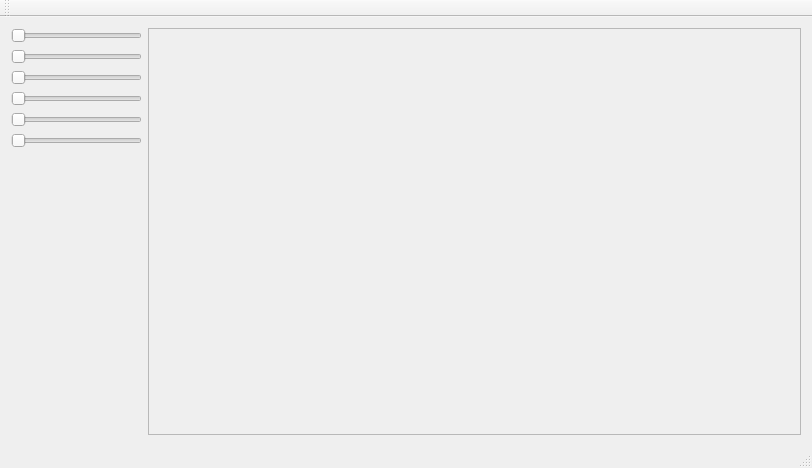
<?xml version="1.0" encoding="UTF-8"?>
<ui version="4.0">
 <class>MainWindow</class>
 <widget class="QMainWindow" name="MainWindow">
  <property name="geometry">
   <rect>
    <x>0</x>
    <y>0</y>
    <width>812</width>
    <height>468</height>
   </rect>
  </property>
  <property name="windowTitle">
   <string>MainWindow</string>
  </property>
  <widget class="QWidget" name="centralWidget">
   <layout class="QVBoxLayout" name="verticalLayout">
    <item>
     <layout class="QHBoxLayout" name="horizontalLayout_0" stretch="1,5">
      <item>
       <layout class="QVBoxLayout" name="verticalLayout_0">
        <item>
         <widget class="QSlider" name="slider_0">
          <property name="orientation">
           <enum>Qt::Horizontal</enum>
          </property>
         </widget>
        </item>
        <item>
         <widget class="QSlider" name="slider_1">
          <property name="orientation">
           <enum>Qt::Horizontal</enum>
          </property>
         </widget>
        </item>
        <item>
         <widget class="QSlider" name="slider_2">
          <property name="orientation">
           <enum>Qt::Horizontal</enum>
          </property>
         </widget>
        </item>
        <item>
         <widget class="QSlider" name="slider_3">
          <property name="orientation">
           <enum>Qt::Horizontal</enum>
          </property>
         </widget>
        </item>
        <item>
         <widget class="QSlider" name="slider_4">
          <property name="orientation">
           <enum>Qt::Horizontal</enum>
          </property>
         </widget>
        </item>
        <item>
         <widget class="QSlider" name="slider_5">
          <property name="orientation">
           <enum>Qt::Horizontal</enum>
          </property>
         </widget>
        </item>
        <item>
         <spacer name="verticalSpacer">
          <property name="orientation">
           <enum>Qt::Vertical</enum>
          </property>
          <property name="sizeHint" stdset="0">
           <size>
            <width>20</width>
            <height>40</height>
           </size>
          </property>
         </spacer>
        </item>
       </layout>
      </item>
      <item>
       <widget class="QScrollArea" name="scrollArea">
        <property name="widgetResizable">
         <bool>true</bool>
        </property>
        <widget class="QWidget" name="scrollAreaWidgetContents">
         <property name="geometry">
          <rect>
           <x>0</x>
           <y>0</y>
           <width>653</width>
           <height>393</height>
          </rect>
         </property>
        </widget>
       </widget>
      </item>
     </layout>
    </item>
   </layout>
  </widget>
  <widget class="QMenuBar" name="menuBar">
   <property name="geometry">
    <rect>
     <x>0</x>
     <y>0</y>
     <width>812</width>
     <height>21</height>
    </rect>
   </property>
  </widget>
  <widget class="QToolBar" name="mainToolBar">
   <attribute name="toolBarArea">
    <enum>TopToolBarArea</enum>
   </attribute>
   <attribute name="toolBarBreak">
    <bool>false</bool>
   </attribute>
  </widget>
  <widget class="QStatusBar" name="statusBar"/>
 </widget>
 <layoutdefault spacing="6" margin="11"/>
 <resources/>
 <connections/>
</ui>
